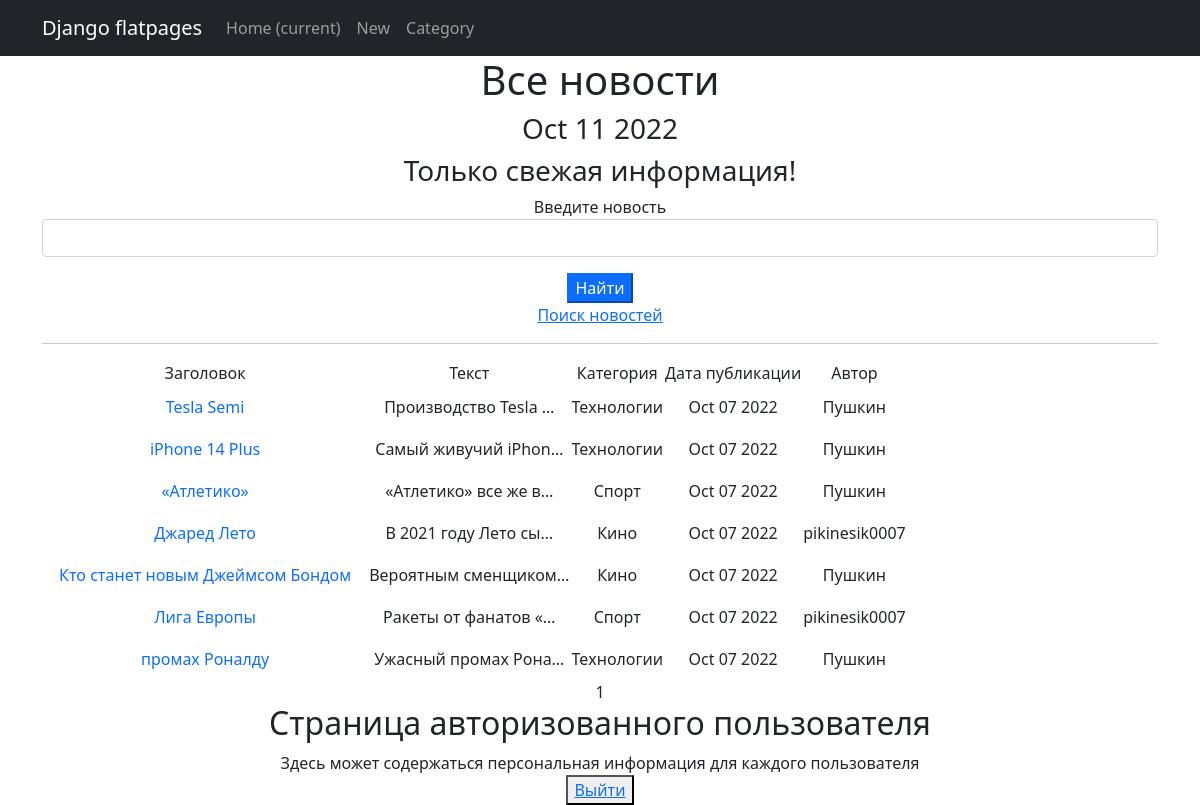
Page /news/ on the committed database.
### newsproj/models.py (models this page shows, shortened)
class New(models.Model):
    author_new = models.ForeignKey('Author', on_delete=models.CASCADE, verbose_name='Автор')
    category_new = models.ManyToManyField('Category', verbose_name = 'Категория')
    date_create = models.DateTimeField(default=timezone.now, verbose_name = 'Дата публикации')
    description = models.TextField(verbose_name = 'Текст')
    name = models.CharField(max_length=50, unique=True, verbose_name = 'Заголовок')

class Category(models.Model):
    name = models.CharField(max_length=20, unique=True)
    subscribers = models.ManyToManyField(User, max_length=100, through='SubscribeCategory', blank=True)
    class Meta:
        verbose_name = 'Категория'
        verbose_name_plural = 'Категории'

class Author(models.Model):
    authorUser = models.OneToOneField(User, on_delete=models.CASCADE, null=True)
    def __str__(self):
        return f'{self.authorUser}'

### newsproj/views.py (the view)
# urls.py: path('', NewsList.as_view(), name='news_list'),
class NewsList(ListView):
    model = New
    ordering = 'name'
    template_name = 'news.html'
    context_object_name = 'news'
    paginate_by = 10 # вот так мы можем указать количество записей на странице
    def get_queryset(self):
        queryset = super().get_queryset()
        self.filterset = New_Filter(self.request.GET, queryset)
        return self.filterset.qs
    def get_context_data(self, **kwargs):
        context = super().get_context_data(**kwargs)
        context['time_now'] = datetime.utcnow()
        context['next_sale'] = None
        context['filterset'] = New_Filter (self.request.GET, queryset=self.get_queryset())
        return context

### newsproj/templatetags/custom_filters.py (called while the page is built)
@register.filter()
def censor(value):
   if isinstance(value, str):
      words = value.split()
      for word in words:
         if word == 'Редиска':
            value = value.replace("Редиска", "Р******")
   return f'{value}'

### templates/news.html (shortened to what this page needs)
{% extends 'flatpages/default.html' %}
{% load custom_filters %}
{% load custom_tags %}
{% block content %}
   <h1>Все новости</h1>
   <h3>{{ time_now|date:'M d Y' }}</h3>
   <h3>{{ next_sale|default_if_none:"Только свежая информация!" }}</h3>
    <form action="" method="get" >
    <label for="{{ filterset.form.name__icontains.pk_for_label }}">Введите новость</label>
    <input
        id="{{ filterset.form.name__icontains.pk }}"
        name="{{ filterset.form.name__icontains.name }}"
        value="{{ filterset.form.name__icontains.value }}"
        class="form-control"
    >
    <input type="submit" class="mt-3 btn-primary" value="Найти" />
    </form>
<a href="http://127.0.0.1:8000/news/search/">Поиск новостей</a>
   <hr>
   {% if news %}
       <table>
           <tr>
               <td>Заголовок</td>
               <td>Текст</td>
               <td>Категория</td>
               <td>Дата публикации</td>
               <td>Автор</td>
           </tr>
           {% for new in news %}
           <tr>
               <td><a class="nav-link" href="{% url 'new_detail' new.pk %}"> {{ new.name }}</a></td>
               <td>{{ new.description|truncatechars:20|censor }}</td>
               <td>
                   {% for cat in new.category_new.all %}
                       {{ cat.name }}
                   {% endfor %}
               </td>
               <td>{{ new.date_create|date:'M d Y' }}</td>
               <td>{{ new.author_new }}</td>
               <td><a href="{{ p.get_absolute_url }}"></a></td>
           </tr>
           {% endfor %}
       </table>
   {% else %}
       <h2>Новостей нет!</h2>
   {% endif %}
   {{ page_obj.number }}
<h2>Страница авторизованного пользователя {{request.user.username}}</h2>
<div> Здесь может содержаться персональная информация для каждого пользователя </div>
<button> <a href="sign/logout/">Выйти</a> </button>
{% endblock content %}

### templates/flatpages/default.html (shortened to what this page needs)
<!DOCTYPE html>
<html lang="en">
    <head>
        {% load static %}
        <link href="{% static 'css/styles.css' %}" rel="stylesheet" />
    </head>
    <body>
<nav class="navbar navbar-expand-lg navbar-dark bg-dark static-top">
   <div class="container">
       <a class="navbar-brand" href="#">Django flatpages</a>
       <div class="collapse navbar-collapse" id="navbarResponsive">
           <ul class="navbar-nav ml-auto">
               <li class="nav-item active">
                   <a class="nav-link" href="#">Home
                       <span class="sr-only">(current)</span>
                   </a>
               </li>
               <li class="nav-item">
                   <a class="nav-link" href="/news/">New</a>
               </li>
               <li class="nav-item">
                   <a class="nav-link" href="/categorys/">Category</a>
               </li>
           </ul>
       </div>
   </div>
</nav>
        <div class="container">
            <div class="row">
                <div class="col-lg-12 text-center">
                    {% block content %}{% endblock content %}
                </div>
            </div>
        </div>
    </body>
</html>

### rows in the picture
New: name "Tesla Semi", description|censor "Производство Tesla …", date_create "Oct 07 2022", author_new "Пушкин"
Category: name "Технологии"
New: name "iPhone 14 Plus", description|censor "Самый живучий iPhon…", date_create "Oct 07 2022", author_new "Пушкин"
New: name "«Атлетико»", description|censor "«Атлетико» все же в…", date_create "Oct 07 2022", author_new "Пушкин"
Category: name "Спорт"
New: name "Джаред Лето", description|censor "В 2021 году Лето сы…", date_create "Oct 07 2022", author_new "pikinesik0007"
Category: name "Кино"
New: name "Кто станет новым Джеймсом Бондом", description|censor "Вероятным сменщиком…", date_create "Oct 07 2022", author_new "Пушкин"
New: name "Лига Европы", description|censor "Ракеты от фанатов «…", date_create "Oct 07 2022", author_new "pikinesik0007"
New: name "промах Роналду", description|censor "Ужасный промах Рона…", date_create "Oct 07 2022", author_new "Пушкин"

### other values in the picture
{{ time_now|date:'M d Y' }} "Oct 11 2022"
{{ next_sale|default_if_none:"Только свежая информация!" }} "Только свежая информация!"
{{ page_obj.number }} "1"
